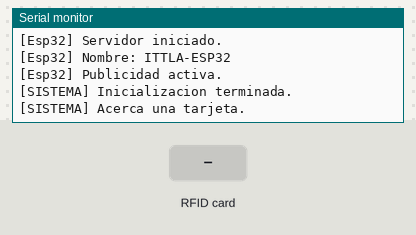
Simulated run of this sketch. Board: ESP32. Shown: the last lines printed to the serial monitor. The test bench sets the inputs (shaded band). Nothing arrives over Bluetooth unless stated; a phone connects over Bluetooth LE 3 s after start.

Above: at 2.3 s.
2.4 s: RFID card 5E 7A 19 C4 held to the reader
At 3.5 s:
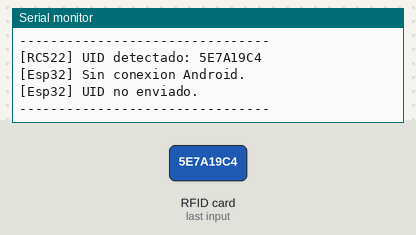
5.6 s: RFID card 5E 7A 19 C4 held to the reader
At 7.1 s:
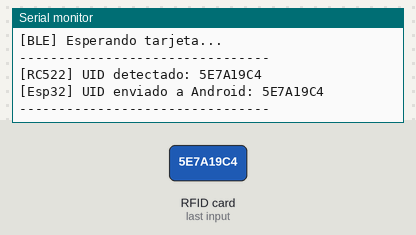

The sketch:

coidgoFuncional-credncial.ino
```cpp
/*
  CREDENCIAL INTELIGENTE ITTLA
  Firmware: ESP32 + RC522 + pagina

  LECTOR RC522 - Esp32:
    SDA / SS -> GPIO 5
    SCK      -> GPIO 18
    MOSI     -> GPIO 23
    MISO     -> GPIO 19
    RST      -> GPIO 22
    GND      -> GND
    3.3V     -> 3V3

  BLE:
    Nombre: ITTLA-ESP32

  Servicio:
    7c3a0001-8e8f-4d5a-9b3c-1a2b3c4d5e6f

  Caracteristica:
    7c3a0002-8e8f-4d5a-9b3c-1a2b3c4d5e6f

  Dependencias:
    - MFRC522 by GithubCommunity
    - wifi incluida en ESP32 Arduino Core
*/
#include <SPI.h>
#include <MFRC522.h>

#include <BLEDevice.h>
#include <BLEServer.h>
#include <BLEUtils.h>
#include <BLE2902.h>
// CONFIGURACION RC522
#define RC522_SS_PIN   5
#define RC522_RST_PIN 22

#define SPI_SCK_PIN   18
#define SPI_MISO_PIN  19
#define SPI_MOSI_PIN  23

MFRC522 rfid(RC522_SS_PIN, RC522_RST_PIN);

bool readerReady = false;


// CONFIGURACION
// NO MODIFICAR: COINCIDE CON LA PWA

#define DEVICE_NAME "ITTLA-ESP32"

#define SERVICE_UUID \
  "7c3a0001-8e8f-4d5a-9b3c-1a2b3c4d5e6f"

#define CHARACTERISTIC_UUID \
  "7c3a0002-8e8f-4d5a-9b3c-1a2b3c4d5e6f"
BLEServer* bleServer = nullptr;
BLECharacteristic* uidCharacteristic = nullptr;
bool deviceConnected = false;
bool restartAdvertising = false;
// EVENTOS BLE

class ServerCallbacks : public BLEServerCallbacks {

  void onConnect(BLEServer* server) override {
    deviceConnected = true;
    restartAdvertising = false;

    Serial.println("[BLE] Android conectado.");
    Serial.println("[BLE] Esperando tarjeta...");
  }

  void onDisconnect(BLEServer* server) override {
    deviceConnected = false;
    restartAdvertising = true;

    Serial.println("[BLE] Android desconectado.");
  }
};

// ==========================================
// CONVERTIR UID A HEXADECIMAL
// ==========================================

String uidToHex(byte* buffer, byte bufferSize) {

  String result;
  result.reserve(bufferSize * 2);

  for (byte i = 0; i < bufferSize; i++) {

    if (buffer[i] < 0x10) {
      result += '0';
    }

    result += String(buffer[i], HEX);
  }

  result.toUpperCase();

  return result;
}

// ==========================================
// INICIAR LECTOR RC522
// ==========================================

void setupRC522() {

  Serial.println("[SPI] Iniciando bus SPI...");

  SPI.begin(
    SPI_SCK_PIN,
    SPI_MISO_PIN,
    SPI_MOSI_PIN,
    RC522_SS_PIN
  );

  Serial.println("[RC522] Inicializando lector...");

  rfid.PCD_Init();

  delay(100);

  byte version = rfid.PCD_ReadRegister(
    MFRC522::VersionReg
  );

  if (version == 0x00 || version == 0xFF) {

    readerReady = false;

    Serial.println("[ERROR] RC522 no detectado.");
    Serial.println("[ERROR] Revisa alimentacion y conexiones.");

    return;
  }

  readerReady = true;

  Serial.println("[OK] RC522 detectado.");

  Serial.print("[RC522] Version: 0x");
  Serial.println(version, HEX);

  Serial.println("[RC522] Lector preparado.");
}

// ==========================================
// INICIAR BLUETOOTH LOW ENERGY
// ==========================================

void setupBLE() {

  Serial.println("[BLE] Inicializando Bluetooth...");

  BLEDevice::init(DEVICE_NAME);

  bleServer = BLEDevice::createServer();

  bleServer->setCallbacks(new ServerCallbacks());

  BLEService* service = bleServer->createService(
    SERVICE_UUID
  );

  uidCharacteristic = service->createCharacteristic(
    CHARACTERISTIC_UUID,
    BLECharacteristic::PROPERTY_READ |
    BLECharacteristic::PROPERTY_NOTIFY
  );

  uidCharacteristic->setValue("");

  uidCharacteristic->addDescriptor(
    new BLE2902()
  );

  service->start();

  BLEAdvertising* advertising =
    BLEDevice::getAdvertising();

  advertising->addServiceUUID(SERVICE_UUID);

  advertising->setScanResponse(true);

  BLEDevice::startAdvertising();

  Serial.println("[Esp32] Servidor iniciado.");

  Serial.print("[Esp32] Nombre: ");
  Serial.println(DEVICE_NAME);

  Serial.println("[Esp32] Publicidad activa.");
}

// ==========================================
// ENVIAR UID A LA PWA
// ==========================================

void sendUID(String uid) {

  Serial.println("--------------------------------");

  Serial.print("[RC522] UID detectado: ");
  Serial.println(uid);

  if (deviceConnected && uidCharacteristic != nullptr) {

    uidCharacteristic->setValue(uid.c_str());

    uidCharacteristic->notify();

    Serial.print("[Esp32] UID enviado a Android: ");
    Serial.println(uid);

  } else {

    Serial.println("[Esp32] Sin conexion Android.");
    Serial.println("[Esp32] UID no enviado.");
  }

  Serial.println("--------------------------------");
}

// ==========================================
// CONFIGURACION INICIAL
// ==========================================

void setup() {

  Serial.begin(115200);

  delay(1000);

  Serial.println();
  Serial.println("======================================");
  Serial.println(" CREDENCIAL INTELIGENTE ");
  Serial.println(" ESP32 + RC522 + wifi");
  Serial.println("======================================");

  setupRC522();

  setupBLE();

  Serial.println();
  Serial.println("[SISTEMA] Inicializacion terminada.");

  if (readerReady) {
    Serial.println("[SISTEMA] Acerca una tarjeta.");
  } else {
    Serial.println("[SISTEMA] lector pendiente.");
  }
}

// ==========================================
// CICLO PRINCIPAL
// ==========================================

void loop() {

  // Recuperar publicidad despues de desconexion BLE

  if (restartAdvertising) {

    restartAdvertising = false;

    delay(300);

    BLEDevice::startAdvertising();

    Serial.println("[Esp32] Publicidad reiniciada.");
  }

  // No intentar leer si el modulo no fue detectado

  if (!readerReady) {
    delay(500);
    return;
  }

  // Detectar tarjeta nueva

  if (!rfid.PICC_IsNewCardPresent()) {
    delay(30);
    return;
  }

  // Leer UID

  if (!rfid.PICC_ReadCardSerial()) {
    delay(30);
    return;
  }

  String uid = uidToHex(
    rfid.uid.uidByte,
    rfid.uid.size
  );

  // Enviar UID a Android

  sendUID(uid);

  // Finalizar comunicacion con la tarjeta

  rfid.PICC_HaltA();

  rfid.PCD_StopCrypto1();

  delay(100);
}
```

Measured:
- after the input at 2.4 s, the serial monitor: prints a new line after 0.05 s (image 1)
- after the input at 5.6 s, the serial monitor: prints a new line after 0.05 s (image 2)
